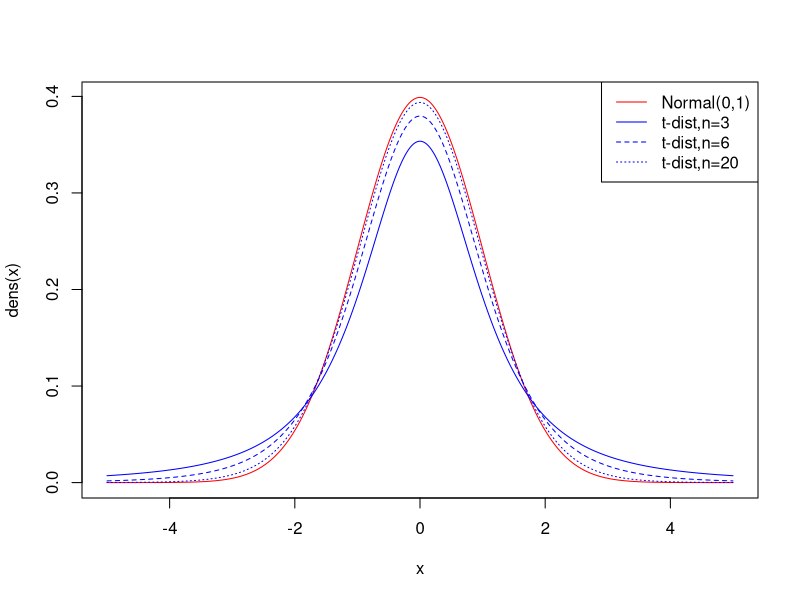
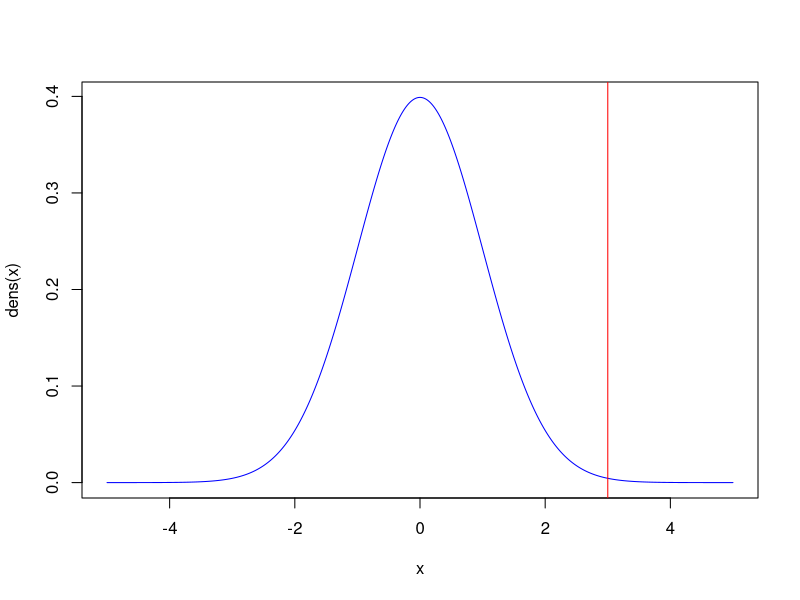
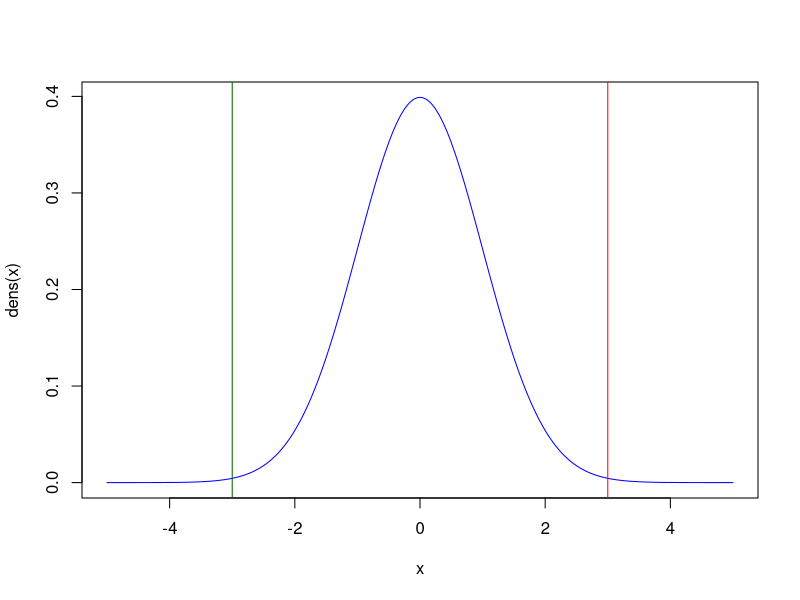

Write the R code that produced these figures, in order.
## ---- chunk 1
simsamps <- function(sampsize, nsim = 10000, rsim = rnorm, ...){
  sims <- rsim(sampsize*nsim,...) # generate draws from a specified distribution
  simmat <- matrix(sample(sims), nrow=nsim, ncol=sampsize) # organize those draws into a matrix
  return(simmat) # provide the matrix as output
}
## ---- chunk 2
testmat <- simsamps(30,10000,rnorm) # generate matrix of 10,000 Normal data sets, each of size 30
dim(testmat) # dimensions of matrix
## ---- chunk 3
testmat <- simsamps(30,100,rnorm,mean=3,sd=5) # generate matrix of 1000 Normal(3,5) data sets of size 30
## ---- chunk 4
testmean <- apply(testmat,1,mean)
testmedian <- apply(testmat,1,median)
## ---- chunk 5
curve(dnorm(x,mean=0,sd=1),from=-5,to=5,n=5000,col="red",ylab="dens(x)")
curve(dt(x,2),from=-5,to=5,n=5000,col="blue",lty=1,add=TRUE)
curve(dt(x,5),from=-5,to=5,n=5000,col="blue",lty=2,add=TRUE)
curve(dt(x,19),from=-5,to=5,n=5000,col="blue",lty=3,add=TRUE)
legend("topright",c("Normal(0,1)","t-dist,n=3","t-dist,n=6","t-dist,n=20"),lty=c(1,1,2,3),col=c("red","blue","blue","blue"))
## ---- chunk 6
curve(dnorm(x,mean=0,sd=1),from=-5,to=5,n=5000,col="blue",ylab="dens(x)")
abline(v=3,col="red")
## ---- chunk 7
curve(dnorm(x,mean=0,sd=1),from=-5,to=5,n=5000,col="blue",ylab="dens(x)")
abline(v=3,col="red")
abline(v=-3,col="dark green")
